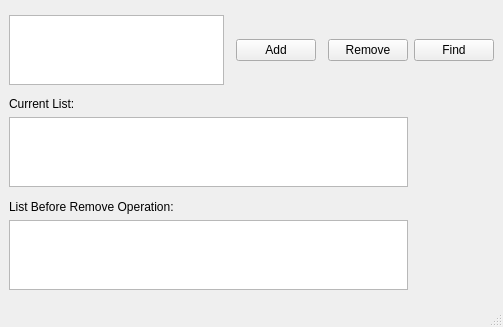
<?xml version="1.0" encoding="UTF-8"?>
<ui version="4.0">
 <class>MainWindow</class>
 <widget class="QMainWindow" name="MainWindow">
  <property name="geometry">
   <rect>
    <x>0</x>
    <y>0</y>
    <width>503</width>
    <height>327</height>
   </rect>
  </property>
  <property name="windowTitle">
   <string>MainWindow</string>
  </property>
  <widget class="QWidget" name="centralwidget">
   <layout class="QVBoxLayout" name="verticalLayout_3">
    <item>
     <layout class="QGridLayout" name="gridLayout" rowstretch="0,1,0,0,1,0,0,1,0">
      <item row="6" column="0">
       <widget class="QLabel" name="label_2">
        <property name="text">
         <string>List Before Remove Operation:</string>
        </property>
       </widget>
      </item>
      <item row="1" column="2">
       <widget class="QPushButton" name="pushButton">
        <property name="text">
         <string>Add</string>
        </property>
       </widget>
      </item>
      <item row="7" column="0" colspan="5">
       <widget class="QTextEdit" name="textEdit_2"/>
      </item>
      <item row="5" column="0">
       <spacer name="verticalSpacer">
        <property name="orientation">
         <enum>Qt::Vertical</enum>
        </property>
        <property name="sizeHint" stdset="0">
         <size>
          <width>20</width>
          <height>40</height>
         </size>
        </property>
       </spacer>
      </item>
      <item row="1" column="3">
       <spacer name="horizontalSpacer_2">
        <property name="orientation">
         <enum>Qt::Horizontal</enum>
        </property>
        <property name="sizeHint" stdset="0">
         <size>
          <width>40</width>
          <height>20</height>
         </size>
        </property>
       </spacer>
      </item>
      <item row="8" column="0">
       <spacer name="verticalSpacer_2">
        <property name="orientation">
         <enum>Qt::Vertical</enum>
        </property>
        <property name="sizeHint" stdset="0">
         <size>
          <width>20</width>
          <height>40</height>
         </size>
        </property>
       </spacer>
      </item>
      <item row="3" column="0">
       <widget class="QLabel" name="label">
        <property name="text">
         <string>Current List:</string>
        </property>
       </widget>
      </item>
      <item row="4" column="0" colspan="5">
       <widget class="QTextEdit" name="textEdit"/>
      </item>
      <item row="1" column="1">
       <spacer name="horizontalSpacer">
        <property name="orientation">
         <enum>Qt::Horizontal</enum>
        </property>
        <property name="sizeHint" stdset="0">
         <size>
          <width>40</width>
          <height>20</height>
         </size>
        </property>
       </spacer>
      </item>
      <item row="1" column="4">
       <widget class="QPushButton" name="pushButton_2">
        <property name="text">
         <string>Remove</string>
        </property>
       </widget>
      </item>
      <item row="1" column="5">
       <spacer name="horizontalSpacer_3">
        <property name="orientation">
         <enum>Qt::Horizontal</enum>
        </property>
        <property name="sizeHint" stdset="0">
         <size>
          <width>40</width>
          <height>20</height>
         </size>
        </property>
       </spacer>
      </item>
      <item row="2" column="0">
       <spacer name="verticalSpacer_3">
        <property name="orientation">
         <enum>Qt::Vertical</enum>
        </property>
        <property name="sizeHint" stdset="0">
         <size>
          <width>20</width>
          <height>40</height>
         </size>
        </property>
       </spacer>
      </item>
      <item row="1" column="6">
       <widget class="QPushButton" name="pushButton_3">
        <property name="text">
         <string>Find</string>
        </property>
       </widget>
      </item>
      <item row="1" column="7">
       <spacer name="horizontalSpacer_4">
        <property name="orientation">
         <enum>Qt::Horizontal</enum>
        </property>
        <property name="sizeHint" stdset="0">
         <size>
          <width>40</width>
          <height>20</height>
         </size>
        </property>
       </spacer>
      </item>
      <item row="1" column="0">
       <widget class="QPlainTextEdit" name="plainTextEdit"/>
      </item>
      <item row="0" column="0">
       <spacer name="verticalSpacer_4">
        <property name="orientation">
         <enum>Qt::Vertical</enum>
        </property>
        <property name="sizeHint" stdset="0">
         <size>
          <width>20</width>
          <height>40</height>
         </size>
        </property>
       </spacer>
      </item>
     </layout>
    </item>
   </layout>
  </widget>
  <widget class="QMenuBar" name="menubar">
   <property name="geometry">
    <rect>
     <x>0</x>
     <y>0</y>
     <width>503</width>
     <height>22</height>
    </rect>
   </property>
  </widget>
  <widget class="QStatusBar" name="statusbar"/>
 </widget>
 <resources/>
 <connections/>
</ui>
